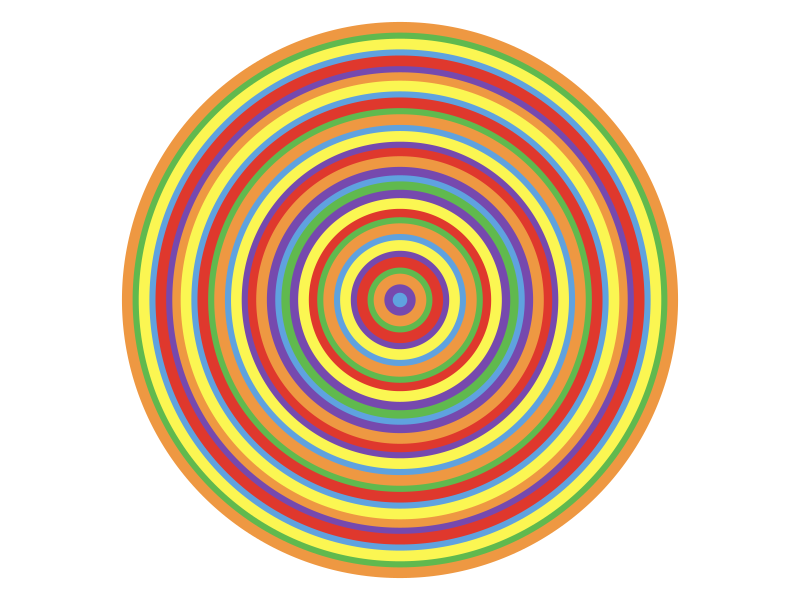

The R source for this figure: (Note: this script raises an error after producing the figure.)
## ---- chunk 1
knitr::opts_chunk$set(echo = TRUE)
## ---- chunk 2
library(tidyverse)
library(ggforce)
library(cowplot)
## ---- chunk 3
# bottom right panel
y <- seq(from=1.3,to=0, by=-.04)
x <- rep(0,length(y))
col <- c("#5FA2DF", "#7649AE", "#EE9842", "#60B94E", 
        "#DF382D", "#7649AE",  "#FBF652", "#5FA2DF", "#EE9842",
        "#60B94E", "#DF382D", "#FBF652", "#7649AE", "#60B94E", 
        "#5FA2DF",  "#7649AE","#EE9842", "#DF382D", "#7649AE",
        "#FBF652", "#5FA2DF",  "#EE9842","#60B94E", "#DF382D", 
        "#5FA2DF","#FBF652", "#EE9842", "#7649AE", "#DF382D", 
         "#5FA2DF", "#FBF652", "#60B94E", "#EE9842")

ggplot() +
  geom_circle(aes(x0 = x, y0 = x, r = y, color=rev(col)), size=3.6) +
  theme_void() +
  theme(legend.position = "none") +
  coord_fixed(expand = T) +
  scale_color_identity() +
  ggsave("plot1.png")
## ---- chunk 4
# left panel
col2 <- c("#EE9842", "#DF382D", "#60B94E", "#5FA2DF", "#FBF652",
     "#DF382D", "#60B94E","#7649AE", "#EE9842", "#60B94E","#DF382D",
     "#5FA2DF", "#7649AE", "#60B94E", "#5FA2DF", "#DF382D","#EE9842", 
     "#7649AE", "#FBF652", "#DF382D", "#60B94E","#EE9842", "#5FA2DF",
     "#7649AE","#60B94E","#7649AE", "#FBF652","#5FA2DF", "#EE9842", 
     "#DF382D", "#60B94E","#7649AE", "#5FA2DF", "#FBF652","#7649AE", 
     "#60B94E", "#EE9842", "#DF382D", "#5FA2DF", "#7649AE",
     "#5FA2DF","#FBF652", "#60B94E", "#EE9842", "#5FA2DF", "#DF382D")
y2 <- seq(from=(length(col2)-1)*.04,to=0, by=-.04)

ggplot() +
  geom_segment(aes(x = 0, xend=2, y = y2,yend = y2 , color=rev(col2)), size=4.3) +
  theme_void() +
  theme(legend.position = "none") +
  coord_fixed(expand = T) +
  scale_color_identity() +
  ggsave("plot2.png")
## ---- chunk 5
# top right panel
col3 <- c("#FBF652", "#EE9842", "#7649AE", "#DF382D", "#60B94E", "#5FA2DF", 
          "#FBF652", "#5FA2DF", "#60B94E", "#7649AE", "#DF382D", "#5FA2DF",
          "#FBF652", "#60B94E", "#DF382D", "#EE9842", "#7649AE", "#5FA2DF",
          "#FBF652", "#60B94E", "#DF382D", "#7649AE", "#EE9842", "#DF382D",
          "#FBF652", "#5FA2DF", "#DF382D","#7649AE", "#60B94E")
y3 <- seq(from=(length(col3)-1)*.04,to=0, by=-.04)

ggplot() +
  geom_segment(aes(x = y3, xend=y3, y = 0,yend = 1.5 , color=rev(col3)), size=4.3) +
  theme_void() +
  theme(legend.position = "none") +
  coord_fixed(expand = T) +
  scale_color_identity() +
  ggsave("plot3.png", width=3)
## ---- chunk 6
### combine all panels together
ggdraw() + 
  draw_image("plot1-cropped.png", scale = .45, x=.11 , y=-.3) +
  draw_image("plot2-cropped.png", scale = .95, x=-.3 , y=0) +
  draw_image("plot3-cropped.png", scale = .58, x=.11 , y=.186) +
  theme(plot.background = element_rect(fill="black", color = NA)) 

ggsave(filename="final.png", width=10, height=8, dpi=350)
